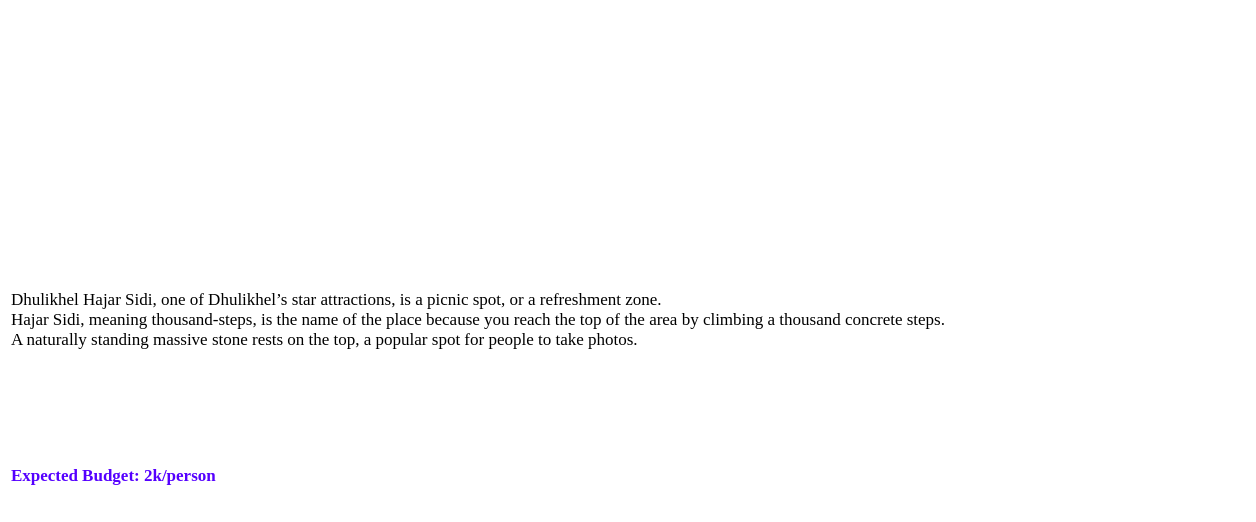
<?xml version="1.0" encoding="UTF-8"?>
<ui version="4.0">
 <class>hazarsidi</class>
 <widget class="QDialog" name="hazarsidi">
  <property name="geometry">
   <rect>
    <x>0</x>
    <y>0</y>
    <width>1256</width>
    <height>522</height>
   </rect>
  </property>
  <property name="windowTitle">
   <string>Dialog</string>
  </property>
  <property name="styleSheet">
   <string notr="true">color:black;
background:white;</string>
  </property>
  <layout class="QGridLayout" name="gridLayout">
   <item row="1" column="2">
    <widget class="QLabel" name="label">
     <property name="font">
      <font>
       <family>Times New Roman</family>
       <pointsize>13</pointsize>
       <italic>true</italic>
       <bold>false</bold>
      </font>
     </property>
     <property name="styleSheet">
      <string notr="true">background:none;</string>
     </property>
     <property name="text">
      <string>&lt;html&gt;&lt;head/&gt;&lt;body&gt;&lt;p&gt;&lt;span style=&quot; font-style:normal; color:#000000;&quot;&gt;Dhulikhel Hajar Sidi, one of Dhulikhel’s star attractions, is a picnic spot, or a refreshment zone.&lt;br/&gt;Hajar Sidi, meaning thousand-steps, is the name of the place because you reach the top of the area by climbing a thousand concrete steps. &lt;br/&gt;A naturally standing massive stone rests on the top, a popular spot for people to take photos.&lt;/span&gt;&lt;/p&gt;&lt;p&gt;&lt;br/&gt;&lt;/p&gt;&lt;p&gt;&lt;br/&gt;&lt;/p&gt;&lt;p&gt;&lt;span style=&quot; font-weight:700; font-style:normal; color:#5500ff;&quot;&gt;Expected Budget: 2k/person&lt;/span&gt;&lt;/p&gt;&lt;/body&gt;&lt;/html&gt;</string>
     </property>
     <property name="alignment">
      <set>Qt::AlignLeading|Qt::AlignLeft|Qt::AlignVCenter</set>
     </property>
    </widget>
   </item>
   <item row="0" column="2">
    <layout class="QHBoxLayout" name="horizontalLayout">
     <item>
      <widget class="QLabel" name="label_4">
       <property name="styleSheet">
        <string notr="true">border-image: url(:/image preview/images/1 step.jpg);</string>
       </property>
       <property name="text">
        <string/>
       </property>
      </widget>
     </item>
     <item>
      <widget class="QLabel" name="label_3">
       <property name="styleSheet">
        <string notr="true">border-image: url(:/image preview/images/2 step.jpg);</string>
       </property>
       <property name="text">
        <string/>
       </property>
      </widget>
     </item>
     <item>
      <widget class="QLabel" name="label_2">
       <property name="styleSheet">
        <string notr="true">border-image: url(:/image preview/images/3 step.jpg);</string>
       </property>
       <property name="text">
        <string/>
       </property>
      </widget>
     </item>
    </layout>
   </item>
  </layout>
 </widget>
 <resources/>
 <connections/>
</ui>
